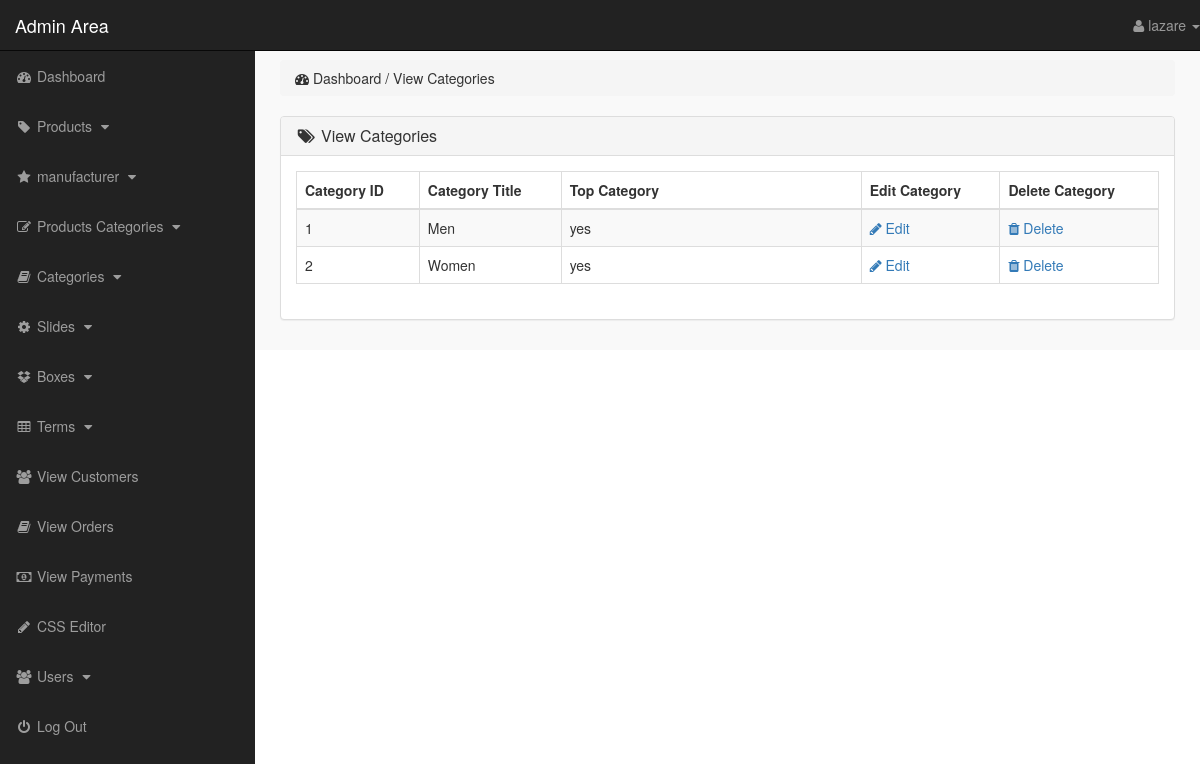
The page /admin_area/index.php?view_cats (signed in) on the database its author committed.
### tables this page shows
CREATE TABLE `categories` (
  `cat_id` int(10) NOT NULL,
  `cat_title` text NOT NULL,
  `cat_desc` text NOT NULL,
  `cat_top` varchar(100) NOT NULL,
  `cat_image` text NOT NULL
);

### admin_area/view_cats.php (the view)
<?php
    if(!isset($_SESSION['admin_email'])){
        echo "<script>window.open('login.php','_self')</script>";
    }else{
?>
<div class="row">
    <div class="col-lg-12">
        <ol class="breadcrumb">
            <li>
                <i class="fa fa-dashboard"></i> Dashboard / View Categories
            </li>
        </ol>
    </div>
</div>
<div class="row">
    <div class="col-lg-12">
        <div class="panel panel-default">
            <div class="panel-heading">
                <h3 class="panel-title">
                    <i class="fa fa-tags fa-fw"></i> View Categories
                </h3>
            </div>
            <div class="panel-body">
                <div class="table-responsive">
                    <table class="table table-hover table-striped table-bordered">
                        <thead>
                            <tr>
                                <th> Category ID </th>
                                <th> Category Title </th>
                                <th> Top Category </th>
                                <th> Edit Category </th>
                                <th> Delete Category </th>
                            </tr>
                        </thead>
                        <tbody>
                            <?php
                                $i=0;
                                $get_cats = "select * from categories";
                                $run_cats = mysqli_query($con,$get_cats);
                                while($row_cats=mysqli_fetch_array($run_cats)){
                                    $cat_id = $row_cats['cat_id'];
                                    $cat_title = $row_cats['cat_title'];
                                    $cat_top = $row_cats['cat_top'];
                                    $i++;
                            ?>
                            <tr>
                                <td> <?php echo $i; ?> </td>
                                <td> <?php echo $cat_title; ?> </td>
                                <td width="300"> <?php echo $cat_top; ?> </td>
                                <td>
                                    <a href="index.php?edit_cat= <?php echo $cat_id; ?> ">
                                        <i class="fa fa-pencil"></i> Edit
                                    </a>
                                </td>
                                <td>
                                    <a href="index.php?delete_cat= <?php echo $cat_id; ?> ">
                                        <i class="fa fa-trash"></i> Delete
                                    </a>
                                </td>
                            </tr>
                            <?php } ?>
                        </tbody>
                    </table>
                </div>
            </div>
        </div>
    </div>
</div>
<?php } ?>

### admin_area/includes/sidebar.php (shortened to what this page needs)
<?php
    if(!isset($_SESSION['admin_email'])){
        echo "<script>window.open('login.php','_self')</script>";
    }else{
?>
<nav class="navbar navbar-inverse navbar-fixed-top">
    <div class="navbar-header">
        <a href="index.php?dashboard" class="navbar-brand">Admin Area</a>
    </div>
    <ul class="nav navbar-right top-nav">
        <li class="dropdown">
            <a href="#" class="dropdown-toggle" data-toggle="dropdown">
                <i class="fa fa-user"></i> <?php echo $admin_name;  ?> <b class="caret"></b>
            </a>
        </li>
    </ul>
    <div class="collapse navbar-collapse navbar-ex1-collapse">
        <ul class="nav navbar-nav side-nav">
            <li>
                <a href="index.php?dashboard">
                        <i class="fa fa-fw fa-dashboard"></i> Dashboard
                </a>
            </li>
            <li>
                <a href="#" data-toggle="collapse" data-target="#products">
                        <i class="fa fa-fw fa-tag"></i> Products
                        <i class="fa fa-fw fa-caret-down"></i>
                </a>
            </li>
            <li>
                <a href="#" data-toggle="collapse" data-target="#manufacturer">
                        <i class="fa fa-fw fa-star"></i> manufacturer
                        <i class="fa fa-fw fa-caret-down"></i>
                </a>
            </li>
            <li>
                <a href="#" data-toggle="collapse" data-target="#p_cat">
                        <i class="fa fa-fw fa-edit"></i> Products Categories
                        <i class="fa fa-fw fa-caret-down"></i>
                </a>
            </li>
            <li>
                <a href="#" data-toggle="collapse" data-target="#cat">
                        <i class="fa fa-fw fa-book"></i> Categories
                        <i class="fa fa-fw fa-caret-down"></i>
                </a>
            </li>
            <li>
                <a href="#" data-toggle="collapse" data-target="#slides">
                        <i class="fa fa-fw fa-gear"></i> Slides
                        <i class="fa fa-fw fa-caret-down"></i>
                </a>
            </li>
            <li>
                <a href="#" data-toggle="collapse" data-target="#boxes">
                        <i class="fa fa-fw fa-dropbox"></i> Boxes
                        <i class="fa fa-fw fa-caret-down"></i>
                </a>
            </li>
            <li>
                <a href="#" data-toggle="collapse" data-target="#terms">
                        <i class="fa fa-fw fa-table"></i> Terms
                        <i class="fa fa-fw fa-caret-down"></i>
                </a>
            </li>
            <li>
                <a href="index.php?view_customers">
                    <i class="fa fa-fw fa-users"></i> View Customers
                </a>
            </li>
            <li>
                <a href="index.php?view_orders">
                    <i class="fa fa-fw fa-book"></i> View Orders
                </a>
            </li>
            <li>
                <a href="index.php?view_payments">
                    <i class="fa fa-fw fa-money"></i> View Payments
                </a>
            </li>
            <li>
                <a href="index.php?edit_css">
                    <i class="fa fa-fw fa-pencil"></i> CSS Editor
                </a>
            </li>
            <li>
                <a href="#" data-toggle="collapse" data-target="#users">
                        <i class="fa fa-fw fa-users"></i> Users
                        <i class="fa fa-fw fa-caret-down"></i>
                </a>
            </li>
            <li>
                <a href="logout.php">
                    <i class="fa fa-fw fa-power-off"></i> Log Out
                </a>
            </li>
        </ul>
    </div>
</nav>
<?php } ?>

### admin_area/css/style.css (style rules this page uses)
body { margin-top: 100px; }
@media (min-width: 768px) { body { margin-top: 50px; } }
.top-nav { 0 15px; }
.top-nav>li { float: left; display: inline-block; }
.top-nav>li>a { color: #999999; line-height: 20px; padding-top: 15px; padding-bottom: 15px; }
@media (min-width: 768px) { .side-nav { position: fixed; top: 51px; bottom: 0; width: 255px; overflow-y: auto; overflow-x: hidden; background-color: #222222; padding-bottom: 40px; border-radius: 0; } }
@media (min-width: 768px) { .side-nav>li>a { width: 255px; } }
.panel-body { border-radius: 5px; }

### rows shown on the page
categories: cat_title "Men", cat_top "yes"
categories: cat_title "Women", cat_top "yes"

### other values the page prints
$admin_name "lazare"
